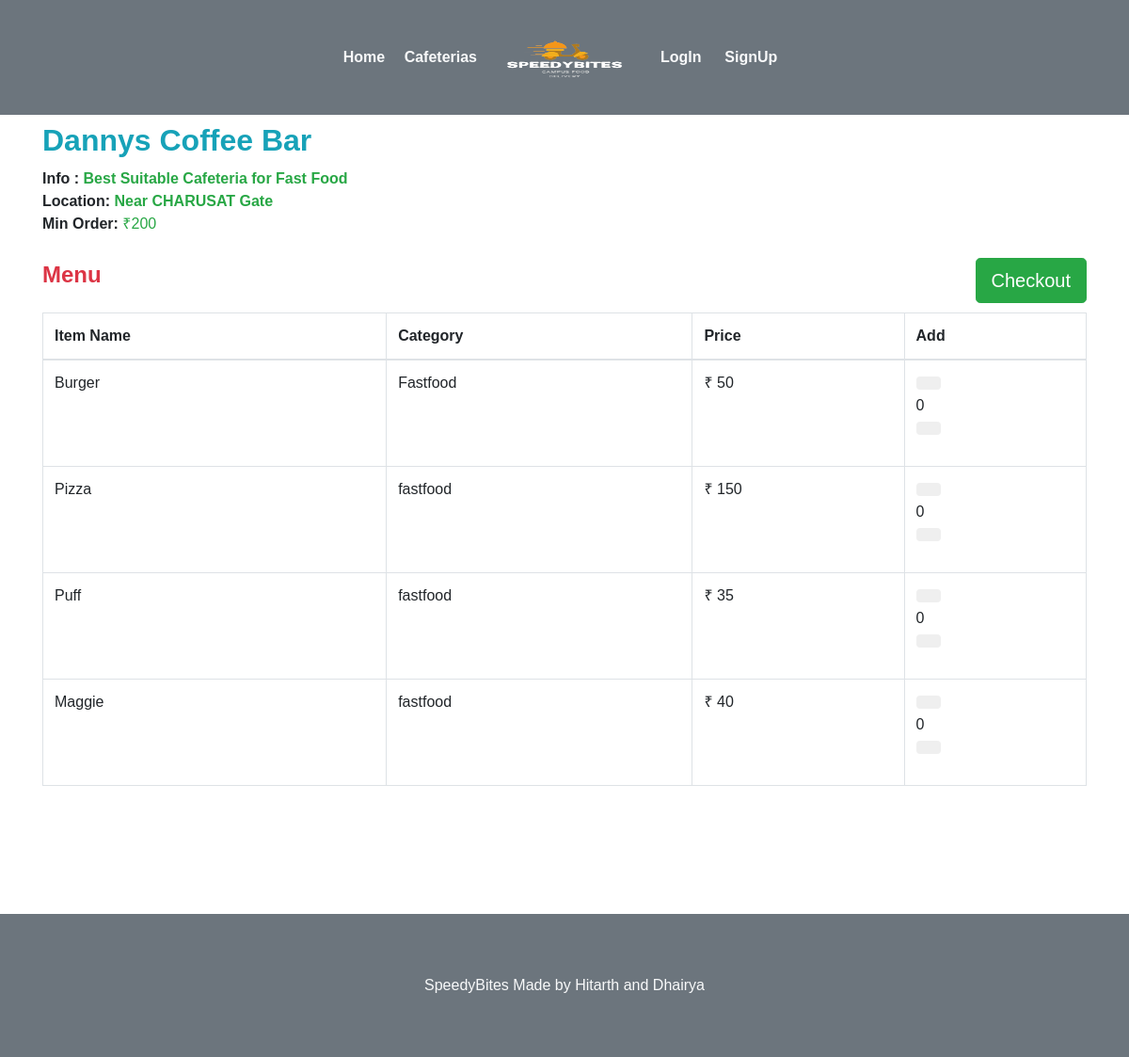
/restaurant/3/, run on the app's committed database.
### webapp/models.py (models this page shows, shortened)
class Restaurant(models.Model):
	user        = models.OneToOneField(settings.AUTH_USER_MODEL,on_delete=models.CASCADE)
	rname 		= models.CharField(max_length=100,blank=False)
	info	 	= models.CharField(max_length=40,blank=False)
	min_ord		= models.CharField(max_length=5,blank=False)
	location    = models.CharField(max_length=40,blank=False)
	r_logo      = models.FileField(blank=False)
	REST_STATE_OPEN    = "Open"
	REST_STATE_CLOSE   = "Closed"
	REST_STATE_CHOICES =(
			(REST_STATE_OPEN,REST_STATE_OPEN),
			(REST_STATE_CLOSE,REST_STATE_CLOSE)
		)
	status 	= models.CharField(max_length=50,choices=REST_STATE_CHOICES,default=REST_STATE_OPEN,blank=False)
	approved = models.BooleanField(blank=False,default=True)

class Item(models.Model):
	id 			= models.AutoField(primary_key=True)
	fname 		= models.CharField(max_length=30,blank=False)
	category 	= models.CharField(max_length=50,blank=False)
	def __str__(self):
		return self.fname

### webapp/views.py (the view)
# urls.py: path('restaurant/<int:pk>/',views.restuarantMenu,name='menu'),
def restuarantMenu(request,pk=None):
	menu = Menu.objects.filter(r_id=pk)
	rest = Restaurant.objects.filter(id=pk)
	items =[]
	for i in menu:
		item = Item.objects.filter(fname=i.item_id)
		for content in item:
			temp=[]
			temp.append(content.fname)
			temp.append(content.category)
			temp.append(i.price)
			temp.append(i.id)
			temp.append(rest[0].status)
			temp.append(i.quantity)
			items.append(temp)
	context = {
		'items'	: items,
		'rid' 	: pk,
		'rname'	: rest[0].rname,
		'rmin'	: rest[0].min_ord,
		'rinfo' : rest[0].info,
		'rlocation':rest[0].location,
	}
	return render(request,'webapp/menu.html',context)

### webapp/templates/webapp/menu.html (shortened to what this page needs)
{% extends 'webapp/base.html'%}
{% block body %}
	<div class="container">
		<h1 class="text-info mb-2"><font size="6"><strong>{{rname}}</strong></font></h1>
		<p>
		<font size="3"><b>Info : </b><a class="text-success"><strong>{{rinfo|safe}}</strong></a>
		<br/>
		<b>Location: </b><a class="text-success"><strong>{{rlocation}}</strong></a>
		<br>
		<b >Min Order:</b> <a class="text-success">&#x20b9;{{rmin}}</a>
	</font>
	</p>
	</div>
	<br>
	<div class="container">
		<input type="button" class="btn btn-success btn-lg pull-right" onclick="storearray();" value="Checkout"/>
	</div>
	<div class="container ">
			<h3 class="text-danger"><font size="5"><strong>Menu</strong></font></h3>
			<br>
				<table class="table table-hover table-bordered">
					<thead>
						<th>Item Name</th>
						<th>Category</th>
						<th>Price</th>
						<th>Add</th>
					</thead>
					{% for x in items %}
					<tr>
					<td>{{x.0}}</td>
					<td>{{x.1}}</td>
					<td>&#x20b9; {{x.2}}</td>
					{% if x.4 == "Open" %}
					{% if x.5 > 0 %}
					<td>
                  <div class="form-group" style="width:40%;">
            		<div class="input-group-btn">
                		<button id="down" class="btn btn-default"
      				 onclick="if(document.querySelector('#itemno{{x.3}}').innerHTML>0){
                	document.querySelector('#itemno{{x.3}}').innerHTML--;
                	minuscounter('{{x.3}}');
                	}">
                </button>
            </div>
            <span id='itemno{{x.3}}'> 0 </span>
            <div class="input-group-btn">
                <button id="up" class="btn btn-default"
                onclick="
                if(document.querySelector('#itemno{{x.3}}').innerHTML< ('{{x.5}}') ){
                	document.querySelector('#itemno{{x.3}}').innerHTML++;
                	pluscounter('{{x.3}}');
                	}"></button>
            	</div>
        		</div>
					</td>
					{% else %}
					<td>
						NA
					</td>
					{% endif %}
					{% else %}
					<td>
						Closed
					</td>
					{% endif %}
					</tr>
					{% endfor %}
				</table>
	</div>
<br>
{% endblock %}

### webapp/templates/webapp/base.html (shortened to what this page needs)
<!DOCTYPE html>
<html>
<head>
   {% load static %}
  <link rel="stylesheet" type="text/css" href="{% static 'webapp/css/bootstrap.min.css'%}">
  <link href="/static/webapp/css/style.css" rel="stylesheet" type="text/css" media="all" />
  <link rel='stylesheet' href='https://maxcdn.bootstrapcdn.com/font-awesome/4.5.0/css/font-awesome.min.css' >
  <link href="//netdna.bootstrapcdn.com/bootstrap/3.0.0/css/bootstrap-glyphicons.css" rel="stylesheet">
  <link href="static/webapp/css/animate.css" rel='stylesheet' type='text-center/css' />
  </head>
  <body>
	<nav class="navbar navbar-expand-lg navbar-light bg-secondary">
   		 <div class="container">
   		 	 <div class="navbar-collapse collapse w-100 dual-collapse2 order-1 order-md-0">
        <ul class="navbar-nav ml-auto text-center">
            <li class="nav-item active">
                <a class="nav-link text-light" href="{% url 'index' %}"><font size="3">&nbsp; <strong>Home</strong> </font></a>
            </li>
            <li class="nav-item">
                <a class="nav-link text-light" href="{% url 'restuarant' %}"><font size="3">&nbsp;<strong>Cafeterias</strong></font></a>
            </li>
        </ul>
    </div>
    <div class="mx-auto my-2 order-0 order-md-1 position-relative">
        <a class="mx-auto" href="#">
            <img  src="/static/webapp/images/logo_speed.png" style="height: 90px;width: 170px;" alt="Home" class="rounded-circle img-responsive">
        </a>
    </div>
    <div class="navbar-collapse collapse w-100 dual-collapse2 order-2 order-md-2">
        <ul class="navbar-nav mr-auto text-center">
          {% if request.user.is_authenticated %}
            <li class="nav-item">
                <a class="nav-link text-light" href="{% url 'logout' %}"><font size="3"> &nbsp;<span aria-hidden="true"></span><strong>LogOut </strong> </font></a>
            </li>
            <li class="nav-item">
                <a class="nav-link text-light" href="{% url 'profile' %}"><font size="3"> &nbsp;<span aria-hidden="true"></span><strong>My Profile</strong></font></a>
            </li>
          {% else %}
            <li class="nav-item">
                <a class="nav-link text-light" href="{% url 'login' %}"><font size="3">&nbsp; <strong>LogIn</strong></font></a>
            </li>
            <li class="nav-item">
                <a class="nav-link text-light" href="{% url 'register' %}"><font size="3">&nbsp; <strong>SignUp</strong></font></a>
            </li>
            {% endif %}
        </ul>
    </div>
</div>
</nav>
{% block body %}
{% endblock %}
<br>
<br>
<br>
<br>
<div class="footer bg-secondary">
    <div class="container bg-secondary">
           <div class="footer-copyright text-center py-3 bg-secondary">
      <p class="text-center text-light">SpeedyBites Made by Hitarth and Dhairya</p>
    </div>
</div>
</body>
</html>

### webapp/static/webapp/css/style.css (style rules this page uses)
body { padding:0; margin:0; font-family: 'Source Sans Pro', sans-serif; }
body a { transition:0.5s all; -webkit-transition:0.5s all; -moz-transition:0.5s all; -o-transition:0.5s all; -ms-transition:0.5s all; }
input[type="button"],input[type="submit"] { transition:0.5s all; -webkit-transition:0.5s all; -moz-transition:0.5s all; -o-transition:0.5s all; -ms-transition:0.5s all; }
h1,h2,h3,h4,h5,h6 { margin:0; }
p { margin:0; }
ul { margin:0; padding:0; }
.footer { padding:3em 0; background:#4D4D4D; }
.footer p { color:#5BBD50; font-size:16px; font-weight:500; }

### data on the page
Restaurant: rname "Dannys Coffee Bar", info "Best Suitable Cafeteria for Fast Food", location "Near CHARUSAT Gate", min_ord "200", status "Open" (drawn)
Item: fname "Burger", category "Fastfood"
Item: fname "Pizza", category "fastfood"
Item: fname "Puff", category "fastfood"
Item: fname "Maggie", category "fastfood"

### other printed values
{{ x.2 }} "50" "150" "35" "40"
